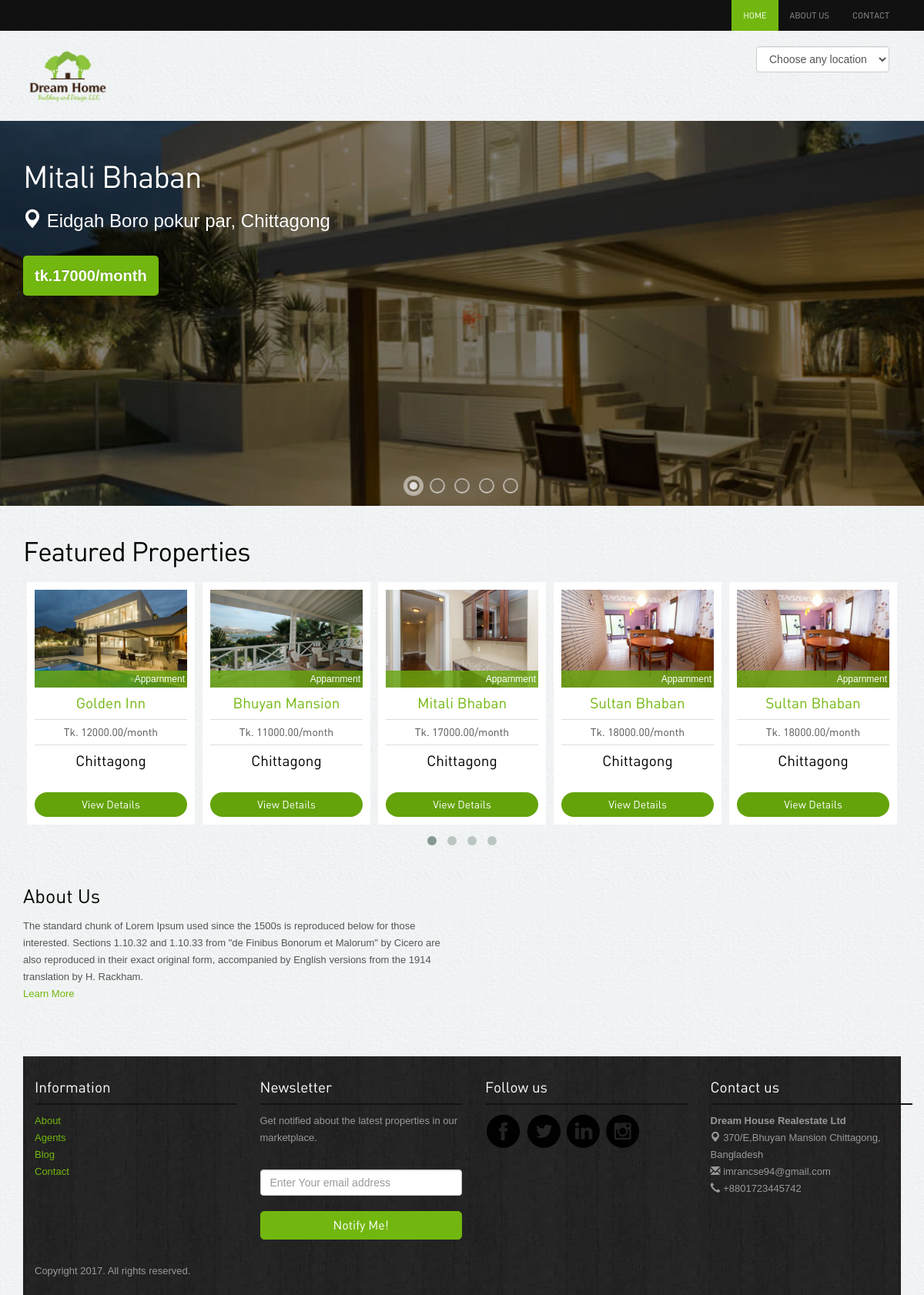
The page / on the database its author committed.
### tables this page shows
CREATE TABLE `property` (
  `id` int(11) NOT NULL,
  `name` varchar(50) NOT NULL,
  `charge` decimal(15,2) NOT NULL,
  `address` varchar(100) NOT NULL,
  `floor_space` decimal(10,2) NOT NULL,
  `gas` varchar(50) NOT NULL,
  `water` varchar(50) NOT NULL,
  `electricity` varchar(50) NOT NULL,
  `image1` text NOT NULL,
  `image2` text NOT NULL,
  `image3` text NOT NULL,
  `image4` text NOT NULL,
  `city` varchar(50) NOT NULL,
  `updated` timestamp NOT NULL DEFAULT CURRENT_TIMESTAMP ON UPDATE CURRENT_TIMESTAMP,
  `property_type` varchar(30) NOT NULL,
  `description` text NOT NULL,
  `owner_name` varchar(50) NOT NULL,
  `owner_contact` varchar(20) NOT NULL,
  `bed_room` int(11) NOT NULL,
  `wash_room` int(11) NOT NULL,
  `living_room` int(11) NOT NULL,
  `kitchen` int(11) NOT NULL,
  `parking` int(11) NOT NULL
);

### index.php (the view, shortened to what this page needs)
<?php include'include/header.php';?>
<?php
$sql_hot_proj = "select * from property where charge >12000";
$res_hot_proj = mysqli_query($db, $sql_hot_proj);
$myvalue = array();
while ($row_hot_proj = mysqli_fetch_assoc($res_hot_proj)){
   $myvalue[] = $row_hot_proj;
}
?>
<div class="">
            <div id="slider" class="sl-slider-wrapper">
        <div class="sl-slider">
          <div class="sl-slide" data-orientation="horizontal" data-slice1-rotation="-25" data-slice2-rotation="-25" data-slice1-scale="2" data-slice2-scale="2">
              <div class="sl-slide-inner">
              <div class="bg-img bg-img-1"></div>
              <h2><a href="property-detail.php?prodId=<?php echo($myvalue[0]['id']); ?>&apprt_name=<?php echo($myvalue[0]['name']); ?>"><?php echo($myvalue[0]['name']); ?></a></h2>
              <blockquote>
              <p class="location"><span class="glyphicon glyphicon-map-marker"></span> <?php echo($myvalue[0]['address']); ?>, <?php echo($myvalue[0]['city']); ?></p>
              <cite id="txt">Tk.<?php echo(int)($myvalue[0]['charge']); ?>/month</cite>
              </blockquote>
            </div>
          </div>
        </div>
        <nav id="nav-dots" class="nav-dots">
          <span class="nav-dot-current"></span>
          <span></span>
          <span></span>
          <span></span>
          <span></span>
        </nav>
      </div>
</div>
<div class="container">
    <div class="properties-listing spacer"> <a href="buysalerent.php" class="pull-right viewall"></a>
    <h2>Featured Properties</h2>
    <div id="owl-example" class="owl-carousel">
        <?php
        $sql_feature = "select * from property";
        $res_feature = mysqli_query($db, $sql_feature);
        while ($row_feature = mysqli_fetch_assoc($res_feature)){
        ?>
        <form action="property-detail.php" method="get">
      <div class="properties">
          <div class="image-holder"><img src="uploads/<?php echo$row_feature['image1'];?>" class="img-responsive" alt="properties"/>
          <div class="status sold"><?php echo$row_feature['property_type'];?></div>
        </div>
          <h4 style="color:#72b70f;"><?php echo$row_feature['name'];?></h4>
        <p class="price">Tk. <?php echo$row_feature['charge'];?>/month</p>
        <div class="listing-detail">
            <h4><?php echo$row_feature['city']; ?></h4>
        </div>
        <button type="submit" class="btn btn-primary" href="property-detail.php">View Details</button>
      </div>
        </form>
        <?php
        }
        ?>
    </div>
  </div>
  <div class="spacer">
    <div class="row">
      <div class="col-lg-6 col-sm-9 recent-view">
        <h3>About Us</h3>
        <p>The standard chunk of Lorem Ipsum used since the 1500s is reproduced below for those interested. Sections 1.10.32 and 1.10.33 from "de Finibus Bonorum et Malorum" by Cicero are also reproduced in their exact original form, accompanied by English versions from the 1914 translation by H. Rackham.<br><a href="about.php">Learn More</a></p>
      </div>
      <div class="col-lg-5 col-lg-offset-1 col-sm-3 recommended">
    </div>
  </div>
</div>
<?php include'include/footer.php';?>

### include/header.php (shortened to what this page needs)
<!DOCTYPE html>
<html lang="en">
    <head>
        <link rel="stylesheet" href="assets/bootstrap/css/bootstrap.css" />
        <link rel="stylesheet" href="assets/style.css"/>
        <link rel="stylesheet" href="assets/owl-carousel/owl.carousel.css">
        <link rel="stylesheet" href="assets/owl-carousel/owl.theme.css">
        <link rel="stylesheet" type="text/css" href="assets/slitslider/css/style.css" />
        <link rel="stylesheet" type="text/css" href="assets/slitslider/css/custom.css" />
    </head>
    <body>
        <div class="navbar-wrapper">
            <div class="navbar-inverse" role="navigation">
                <div class="container">
                    <div class="navbar-collapse  collapse">
                        <ul id="mylink" class="nav navbar-nav navbar-right">
                            <li class="active"><a href="index.php">Home</a></li>
                            <li><a href="about.php">About Us</a></li>
                            <li><a href="contact.php">Contact</a></li>
                        </ul>
                    </div>
                </div>
            </div>
        </div>
        <div class="container">
            <div class="header">
                <a href="index.php"><img style="height: 77px;" src="images/dreamhouse.png" alt="Realestate"></a>
                <div class="form-group pull-right">
                    <div class="col-lg-12 col-md-9 col-sm-9 col-xs-12">
                        <form action="buysalerent.php" method="get">
                            <select class="form-control" name="area" onchange="this.form.submit()">
                                <option>Choose any location</option>
                            </select>
                        </form>
                    </div>
                </div>
            </div>
        </div>

### include/footer.php
<div class="footer">
    <div class="container">
        <div class="row">
            <div class="col-lg-3 col-sm-3">
                <h4>Information</h4>
                <ul class="row">
                    <li class="col-lg-12 col-sm-12 col-xs-3"><a href="about.php">About</a></li>
                    <li class="col-lg-12 col-sm-12 col-xs-3"><a href="agents.php">Agents</a></li>
                    <li class="col-lg-12 col-sm-12 col-xs-3"><a href="blog.php">Blog</a></li>
                    <li class="col-lg-12 col-sm-12 col-xs-3"><a href="contact.php">Contact</a></li>
                </ul>
            </div>
            <div class="col-lg-3 col-sm-3">
                <h4>Newsletter</h4>
                <p>Get notified about the latest properties in our marketplace.</p>
                <form class="form-inline" role="form">
                    <input type="text" placeholder="Enter Your email address" class="form-control">
                    <button class="btn btn-success" type="button">Notify Me!</button></form>
            </div>
            <div class="col-lg-3 col-sm-3">
                <h4>Follow us</h4>
                <a href="#"><img src="images/facebook.png" alt="facebook"></a>
                <a href="#"><img src="images/twitter.png" alt="twitter"></a>
                <a href="#"><img src="images/linkedin.png" alt="linkedin"></a>
                <a href="#"><img src="images/instagram.png" alt="instagram"></a>
            </div>
            <div class="col-lg-3 col-sm-3">
                <h4>Contact us</h4>
                <p><b>Dream House Realestate Ltd</b><br>
                    <span class="glyphicon glyphicon-map-marker"></span> 370/E,Bhuyan Mansion Chittagong, Bangladesh <br>
                    <span class="glyphicon glyphicon-envelope"></span> imrancse94@gmail.com<br>
                    <span class="glyphicon glyphicon-earphone"></span> +8801723445742</p>
            </div>
        </div>
        <p class="copyright">Copyright 2017. All rights reserved.	</p>
    </div></div>
</body>
</html>

### assets/style.css (style rules this page uses)
body { color:#555; font:normal 13px/22px Arial; background:url(../images/bgmain.png) #eee; }
h1,h2,h3,h4,h5 { font-weight:normal; font-family: din;margin: 0;padding: 0;color: #000 }
h2 { font-size: 35px; letter-spacing: -1px;margin-bottom: 20px; }
h3 { margin: 0 0 15px 0; font-size: 25px; }
h4 { margin: 10px 0; font-size: 19px; }
p { margin-bottom: 30px; }
a { color:#72b70f; text-decoration:none;outline: none; }
.spacer { margin-top: 40px;margin-bottom:40px; }
select,input { outline: 0; margin-bottom: 20px; }
.btn { border-radius: 5px; font-family: din; outline: none; }
.btn-success { background: #72b70f;border:1px solid #72b70f;padding:6px 20px; font-size:16px; width: 100%; }
.btn-primary { background: #64a30a;border:none;width: 100%;border-radius: 20px; }
.header { padding: 20px 0; }
.navbar-inverse { background-color: #111; }
.navbar-inverse .navbar-nav > li > a { font-size: 11px;padding-top: 10px;padding-bottom: 10px;font-family: din;text-transform: uppercase; }
.navbar-inverse .navbar-nav > .active > a, .navbar-inverse .navbar-nav > .active > a:hover, .navbar-inverse .navbar-nav > .active > a:focus { background-color: #72b70f; }
.properties-listing div.properties { padding: 10px; background-color: #fff;text-align: center; margin-bottom: 20px; }
.owl-wrapper-outer div.properties { margin: 0 5px; }
.properties-listing div.properties .image-holder { position: relative; }
.properties-listing div.properties .status { position: absolute;bottom: 0;z-index: 100;display: block;width: 100%;color: #fff;padding:0 3px;text-align: right; font-size: 12px; }
.properties-listing div.properties p { margin-bottom: 10px; font-size: 14px;border-top: 1px solid #ddd;border-bottom: 1px solid #ddd;padding: 5px 0;font-family: din; }
.listing-detail { margin-bottom: 30px; }
.status.sold { background:rgba(104,167,13,0.8); }
.recommended { position: relative; }
.footer { background:url(../images/bg.jpg) #222; padding: 20px 0; color: #999; }
.footer h4 { color: #fff;border-bottom: 2px solid #131313;margin-bottom: 10px;padding-bottom: 10px; }
.footer ul { list-style: none;padding: 0; }
.footer p.copyright { margin: 30px 0 0 0; }

### assets/slitslider/css/style.css (style rules this page uses)
.sl-slider-wrapper { width: 800px; height: 400px; margin: 0 auto; position: relative; overflow: hidden; }
.sl-slider { position: absolute; top: 0; left: 0; }
.sl-slide, .sl-slides-wrapper, .sl-slide-inner { position: absolute; width: 100%; height: 100%; top: 0; left: 0; }
.sl-slide { z-index: 1; }
.sl-slide-horizontal .sl-slide-inner { background: #000; }

### index.php (style rules this page uses)
#txt { text-transform: lowercase; }

### rows shown on the page
property: name "Mitali Bhaban", address "Eidgah Boro pokur par", city "Chittagong", charge "17000", image1 (picture), property_type "Apparnment", charge "17000.00"
property: image1 (picture), property_type "Apparnment", name "Golden Inn", charge "12000.00", city "Chittagong"
property: image1 (picture), property_type "Apparnment", name "Bhuyan Mansion", charge "11000.00", city "Chittagong"
property: image1 (picture), property_type "Apparnment", name "Sultan Bhaban", charge "18000.00", city "Chittagong"
property: image1 (picture), property_type "Apparnment", name "Sultan Bhaban", charge "18000.00", city "Chittagong"
